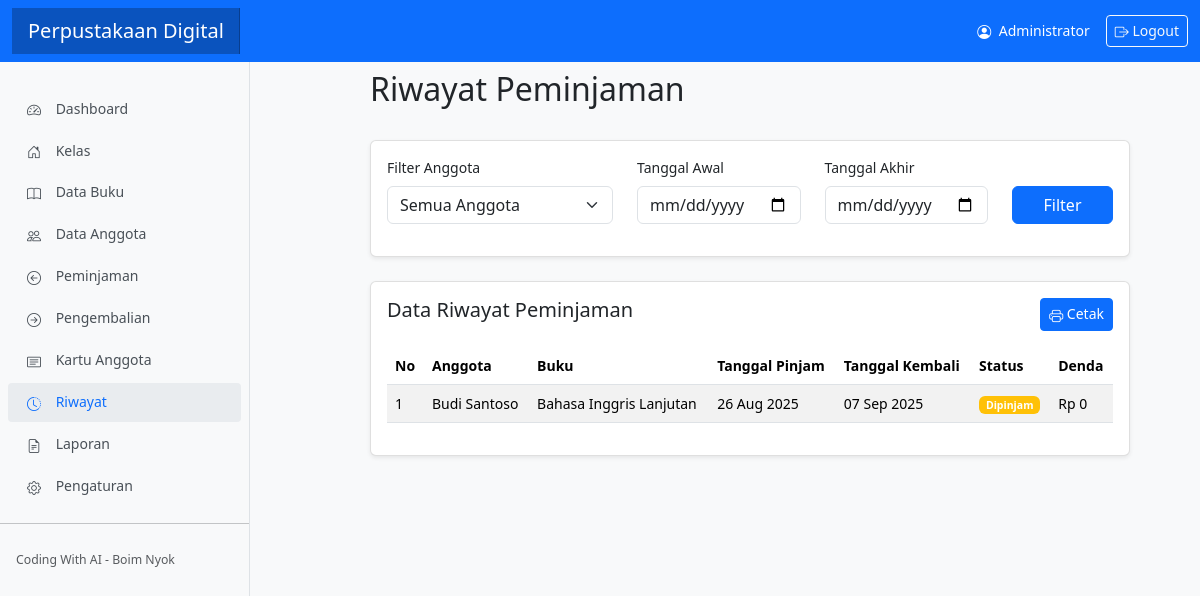
Page /modules/riwayat/index.php (signed in) on the committed database.
### tables this page shows
CREATE TABLE `peminjaman` (
  `id` int(11) NOT NULL,
  `id_anggota` int(11) NOT NULL,
  `id_buku` int(11) NOT NULL,
  `tanggal_pinjam` date NOT NULL,
  `tanggal_kembali` date DEFAULT NULL,
  `status` enum('Dipinjam','Dikembalikan') DEFAULT 'Dipinjam',
  `denda` int(11) DEFAULT 0,
  `created_at` timestamp NOT NULL DEFAULT current_timestamp()
);

CREATE TABLE `anggota` (
  `id` int(11) NOT NULL,
  `nis` varchar(20) NOT NULL,
  `nama` varchar(100) NOT NULL,
  `id_kelas` int(11) NOT NULL,
  `jenis_kelamin` enum('Laki-laki','Perempuan') NOT NULL,
  `alamat` text DEFAULT NULL,
  `no_telepon` varchar(15) DEFAULT NULL,
  `created_at` timestamp NOT NULL DEFAULT current_timestamp()
);

CREATE TABLE `buku` (
  `id` int(11) NOT NULL,
  `kode_buku` varchar(20) NOT NULL,
  `judul_buku` varchar(255) NOT NULL,
  `pengarang` varchar(100) NOT NULL,
  `penerbit` varchar(100) NOT NULL,
  `tahun_terbit` year(4) NOT NULL,
  `isbn` varchar(20) DEFAULT NULL,
  `jumlah` int(11) NOT NULL DEFAULT 0,
  `created_at` timestamp NOT NULL DEFAULT current_timestamp()
);

### modules/riwayat/index.php (the view, shortened to what this page needs)
<?php
include_once '../../includes/header.php';
include_once '../../config/database.php';
$filter_anggota = isset($_GET['anggota']) ? $_GET['anggota'] : '';
$filter_tanggal_awal = isset($_GET['tanggal_awal']) ? $_GET['tanggal_awal'] : '';
$filter_tanggal_akhir = isset($_GET['tanggal_akhir']) ? $_GET['tanggal_akhir'] : '';
$sql = "SELECT p.*, a.nama, b.judul_buku
        FROM peminjaman p
        JOIN anggota a ON p.id_anggota = a.id
        JOIN buku b ON p.id_buku = b.id
        WHERE 1=1";
$sql .= " ORDER BY p.created_at DESC";
$result = $conn->query($sql);
?>
<div class="main-content" style="margin-left: 50px; padding: 50px;">
    <div class="d-flex justify-content-between align-items-center mb-4">
        <h2>Riwayat Peminjaman</h2>
    </div>
    <div class="card mb-4">
        <div class="card-body">
            <form method="GET" action="">
                <div class="row">
                    <div class="col-md-4 mb-3">
                        <label for="anggota" class="form-label">Filter Anggota</label>
                        <select class="form-select" id="anggota" name="anggota">
                            <option value="">Semua Anggota</option>
                        </select>
                    </div>
                    <div class="col-md-3 mb-3">
                        <label for="tanggal_awal" class="form-label">Tanggal Awal</label>
                        <input type="date" class="form-control" id="tanggal_awal" name="tanggal_awal" value="<?php echo $filter_tanggal_awal; ?>">
                    </div>
                    <div class="col-md-3 mb-3">
                        <label for="tanggal_akhir" class="form-label">Tanggal Akhir</label>
                        <input type="date" class="form-control" id="tanggal_akhir" name="tanggal_akhir" value="<?php echo $filter_tanggal_akhir; ?>">
                    </div>
                    <div class="col-md-2 mb-3 d-flex align-items-end">
                        <button type="submit" class="btn btn-primary w-100">Filter</button>
                    </div>
                </div>
            </form>
        </div>
    </div>
    <div class="card">
        <div class="card-body">
            <div class="d-flex justify-content-between mb-3">
                <h5>Data Riwayat Peminjaman</h5>
                <a href="cetak.php?anggota=<?php echo $filter_anggota; ?>&tanggal_awal=<?php echo $filter_tanggal_awal; ?>&tanggal_akhir=<?php echo $filter_tanggal_akhir; ?>" class="btn btn-sm btn-primary" target="_blank"><i class="bi bi-printer"></i> Cetak</a>
            </div>
            <div class="table-responsive">
                <table class="table table-striped table-hover">
                    <thead>
                        <tr>
                            <th>No</th>
                            <th>Anggota</th>
                            <th>Buku</th>
                            <th>Tanggal Pinjam</th>
                            <th>Tanggal Kembali</th>
                            <th>Status</th>
                            <th>Denda</th>
                        </tr>
                    </thead>
                    <tbody>
                        <?php
                        $no = 1;
                        if ($result->num_rows > 0) {
                            while($row = $result->fetch_assoc()) {
                                $status_badge = $row['status'] == 'Dipinjam' ?
                                    '<span class="badge bg-warning">Dipinjam</span>' :
                                    '<span class="badge bg-success">Dikembalikan</span>';
                                echo "<tr>
                                        <td>".$no++."</td>
                                        <td>".$row['nama']."</td>
                                        <td>".$row['judul_buku']."</td>
                                        <td>".date('d M Y', strtotime($row['tanggal_pinjam']))."</td>
                                        <td>".($row['tanggal_kembali'] ? date('d M Y', strtotime($row['tanggal_kembali'])) : '-')."</td>
                                        <td>".$status_badge."</td>
                                        <td>Rp ".number_format($row['denda'], 0, ',', '.')."</td>
                                      </tr>";
                            }
                        } else {
                            echo "<tr><td colspan='7' class='text-center'>Tidak ada data riwayat peminjaman</td></tr>";
                        }
                        ?>
                    </tbody>
                </table>
            </div>
        </div>
    </div>
</div>
<?php
include_once '../../includes/footer.php';
?>

### assets/css/style.css (style rules this page uses)
body { font-size: .875rem; background-color: #f8f9fa; }
.card { box-shadow: 0 0.125rem 0.25rem rgba(0, 0, 0, 0.075); border: 1px solid rgba(0, 0, 0, 0.125); margin-bottom: 1.5rem; }
.table th { border-top: none; font-weight: 600; }
.bi { display: inline-block; vertical-align: -.125em; }

### rows in the picture
peminjaman: id_anggota.nama "Budi Santoso", id_buku.judul_buku "Bahasa Inggris Lanjutan", tanggal_pinjam "26 Aug 2025", tanggal_kembali "07 Sep 2025", status "Dipinjam", denda "0"

### other values in the picture
$_SESSION['admin_nama'] "Administrator"
